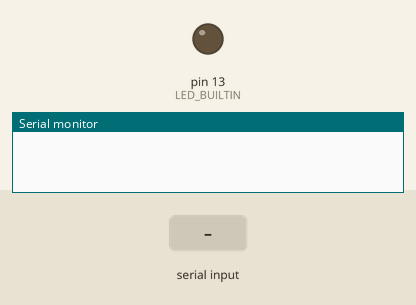
The sketch below on a simulated Arduino Uno, built with avr-gcc and run on an emulated ATmega328P. Parts: output pins drawn as LEDs (lit = HIGH), the last lines printed to the serial monitor. Inputs (shaded band) come from the test bench.

Above: at 1.2 s.
1.3 s: "freq 150\n" received over Serial
At 2.93 s:
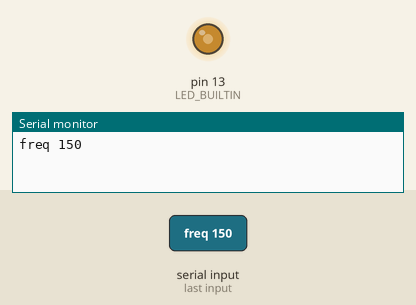
4.3 s: "freq 1\n" received over Serial
At 5.6 s:
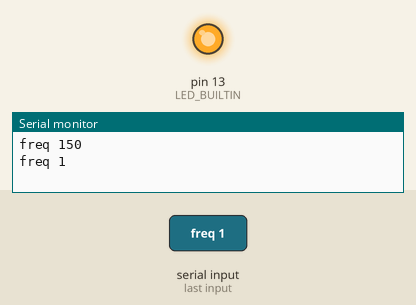
Timing chart, 0 to 16.3 s (numbered marks = the images above; inputs shaded):
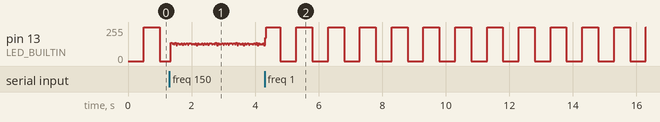

Measured:
- by itself, pin 13 (LED_BUILTIN): repeats every 0.94 s: 255/255 0.44 s, 0/255 0.50 s

The sketch:

Arduino.ino
```cpp
String string_from_UART = "";

bool led_is_blinking = true;
unsigned long previousMillis = 0;        // will store last time LED was updated
long on_time = 500;           // interval at which to blink (milliseconds)
long off_time = 500;           // interval at which to blink (milliseconds)

void setup() {
  Serial.begin(115200);
  pinMode(LED_BUILTIN, OUTPUT);
  digitalWrite(LED_BUILTIN, LOW);
}

void loop() {
  if( Serial.available() )
  {
    // If a character was received over UART,
    // read that value and echo it...
    //
    char c = Serial.read();
    Serial.print(c);

    // As long as the character isn't a newline
    // or carriage return, add it to the command
    // string.
    //
    if( (c != '\n') && (c != '\r') )
    {
      string_from_UART += c;
    }

    // Otherwise, process the command. Message dictionary:
    //   "on"          | Turns on the Blinky task.
    //   "off"         | Turns off the Blinky task.
    //   "dc <val>"    | Sets the duty cycle; <val> is an (optional)
    //                   integer percent. Prints the current value
    //                   for the duty cycle if <val> is omitted.
    //   "freq <val>"  | Sets the frequency; <val> is an (optional)
    //                   floating frequency in hertz. Prints the current
    //                   value for the frequency if <val> is omitted.
    //
    else
    {
      // Parse the command. Start by looking for the space that separates
      // "dc" and "freq" from their (optional) values.
      //
      String command = "", args = "";
      int index_of_first_space = string_from_UART.indexOf(' ');

      // If a space is found...
      //
      if( index_of_first_space != -1 )
      {
        // ...set <command> equal to that first word and set <args> equal
        // to the rest of the command (i.e. <val>).
        //
        command = string_from_UART.substring(0, index_of_first_space);
        args = string_from_UART.substring(index_of_first_space + 1);
      }

      // If NO space is found, args remains empty. Set <command> to the
      // exact string received over UART.
      //
      else
      {
        command = string_from_UART;
      }

      // Process <command> and <args>
      //
      if( command == "on" ) led_is_blinking = true;
      else if( command == "off" )
      {
        led_is_blinking = false;
        digitalWrite(LED_BUILTIN, LOW);
      }
      else if( command == "dc" )
      {
        // If <args> is empty, then print out the current value for duty cycle
        //
        if( args == "" )
        {
          Serial.print(on_time*100.0/(on_time + off_time));
          Serial.println("%");
        }

        // Otherwise, recompute the duty cycle. <args> has just one value, so we
        // can convert the entire string to a float. (If there were more values,
        // we would need to further subdivide <args> like we did above, by looking
        // for spaces that separated each value.)
        //
        else
        {
          int period = on_time + off_time;
          on_time = args.toFloat() * period / 100.0;
          off_time = period - on_time;
        }
      }
      else if( command == "freq" )
      {
        // If <args> is empty, then print out the current value for frequency
        //
        if( args == "" )
        {
          Serial.print(1000.0/(on_time + off_time));
          Serial.println(" Hz");
        }

        // Otherwise, recompute the frequency. <args> has just one value, so we
        // can convert the entire string to a float. (If there were more values,
        // we would need to further subdivide <args> like we did above, by looking
        // for spaces that separated each value.)
        //
        else
        {
          float freq = 1000.0 / ( on_time + off_time );

          on_time = on_time * freq / args.toFloat();
          if( on_time < 1 ) on_time = 1;

          off_time = off_time * freq / args.toFloat();
          if( off_time < 1 ) off_time = 1;
        }
      }
      else
      {
        Serial.print("Unknown command: ");
        Serial.println(string_from_UART);
      }
      string_from_UART = "";
    }
  }

  // Non-blocking Blinky. If the "Blinky" task is enabled
  // then check if the LED is currently on or off.
  //
  if( led_is_blinking )
  {
    // If the LED is on, and has been on for at least <on_time>
    // milliseconds, then turn the LED off.
    //
    if( digitalRead(LED_BUILTIN) )
    {
      if (millis() - previousMillis >= on_time)
      {
        previousMillis = millis();
        digitalWrite(LED_BUILTIN, LOW);
      }
    }

    // Otherwise check if it has been off for at least <off_time>
    // milliseconds and, if it has, turn the LED on.
    //
    else
    {
      if (millis() - previousMillis >= off_time)
      {
        previousMillis = millis();
        digitalWrite(LED_BUILTIN, HIGH);
      }
    }
  }
}
```
